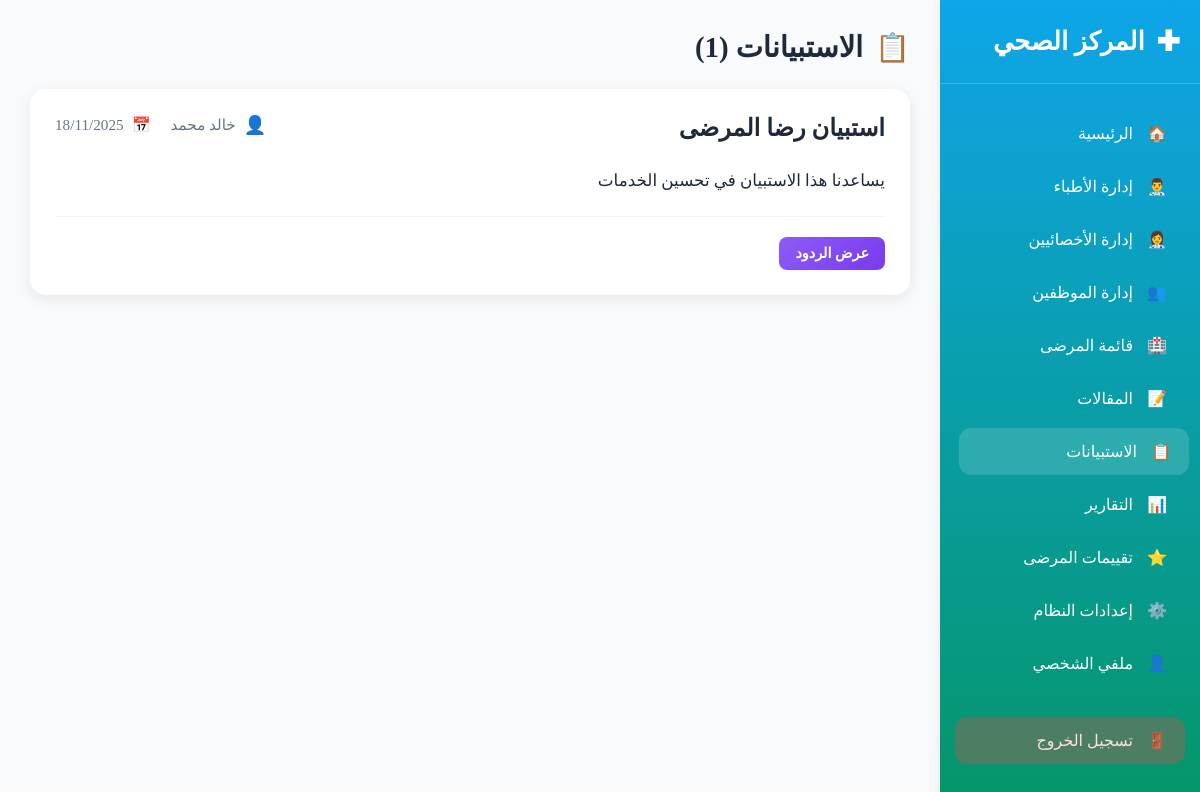
Page /admin/surveys.php (signed in) on the committed database.
### tables this page shows
CREATE TABLE `surveys` (
  `id` int NOT NULL,
  `title` varchar(255) NOT NULL,
  `description` text,
  `created_by` int NOT NULL,
  `created_at` timestamp NOT NULL DEFAULT CURRENT_TIMESTAMP
);

CREATE TABLE `staff` (
  `id` int NOT NULL,
  `full_name` varchar(100) NOT NULL,
  `email` varchar(100) NOT NULL,
  `phone` varchar(20) DEFAULT NULL,
  `position` varchar(100) NOT NULL,
  `status` enum('active','suspended') DEFAULT 'active',
  `created_at` timestamp NOT NULL DEFAULT CURRENT_TIMESTAMP,
  `updated_at` timestamp NOT NULL DEFAULT CURRENT_TIMESTAMP ON UPDATE CURRENT_TIMESTAMP
);

### admin/surveys.php (the view, shortened to what this page needs)
<?php
$database = new Database();
$conn = $database->getConnection();
$stmt = $conn->query("
    SELECT s.id, s.title, s.description, s.created_at, st.full_name as creator_name
    FROM surveys s
    JOIN staff st ON s.created_by = st.id  -- ربط الاستبيانات مع جدول الموظفين عبر معرف الموظف
    ORDER BY s.created_at DESC  -- ترتيب الاستبيانات بناءً على تاريخ الإنشاء من الأحدث إلى الأقدم
");
$surveys = $stmt->fetchAll(PDO::FETCH_ASSOC);
?>
<!DOCTYPE html>
<html lang="ar" dir="rtl">
<head>
    <?php include 'includes/sidebar.php' ?>
</head>
<body>
    <div class="main-content">
        <div class="page-header">
            <h1 class="page-title">
                <span class="icon">📋</span>
                الاستبيانات (<?= count($surveys) ?>)
            </h1>
        </div>
        <?php if (count($surveys) > 0): ?>
            <?php foreach ($surveys as $survey): ?>
            <div class="survey-card">
                <div class="survey-header">
                    <h2 class="survey-title"><?= htmlspecialchars($survey['title']) ?></h2>
                    <div class="survey-meta">
                        <div class="creator">
                            <span class="creator-icon">👤</span>
                            <?= htmlspecialchars($survey['creator_name']) ?>
                        </div>
                        <div class="date">
                            <span class="date-icon">📅</span>
                            <?= date('d/m/Y', strtotime($survey['created_at'])) ?>
                        </div>
                    </div>
                </div>
                <div class="survey-description">
                    <?= nl2br(htmlspecialchars($survey['description'])) ?>
                </div>
                <a href="view_responses.php?survey_id=<?= $survey['id'] ?>" class="view-responses">عرض الردود</a>
            </div>
            <?php endforeach; ?>
        <?php endif; ?>
    </div>
</body>
</html>

### admin/surveys.php (style rules this page uses)
* { margin: 0; padding: 0; box-sizing: border-box; }
.main-content { margin-right: 260px; padding: 30px; }
.page-header { display: flex; justify-content: space-between; align-items: center; margin-bottom: 25px; flex-wrap: wrap; gap: 15px; }
.page-title { font-size: 1.8rem; font-weight: 700; color: var(--text-color); display: flex; align-items: center; gap: 12px; }
.page-title .icon { font-size: 28px; }
.survey-card { background: var(--card-bg); border-radius: 16px; padding: 25px; margin-bottom: 25px; box-shadow: 0 4px 15px var(--card-shadow); }
.survey-header { display: flex; justify-content: space-between; align-items: flex-start; margin-bottom: 15px; flex-wrap: wrap; gap: 15px; }
.survey-title { font-size: 1.5rem; font-weight: 700; color: var(--text-color); margin-bottom: 10px; }
.survey-meta { display: flex; align-items: center; gap: 20px; color: var(--muted-text); font-size: 0.95rem; }
.creator { display: flex; align-items: center; gap: 8px; }
.creator-icon { color: #0ea5e9; font-size: 18px; }
.date { display: flex; align-items: center; gap: 8px; }
.date-icon { color: var(--muted-text); }
.survey-description { line-height: 1.7; color: var(--text-color); font-size: 1.05rem; margin-bottom: 20px; padding-bottom: 20px; border-bottom: 1px solid var(--border-color); }
.view-responses { padding: 8px 16px; border-radius: 8px; color: white; text-decoration: none; font-size: 0.9rem; font-weight: 600; display: inline-flex; align-items: center; gap: 8px; background: linear-gradient(135deg, #8b5cf6, #7c3aed); }

### admin/includes/theme_logic.php (style rules this page uses)
:root { --bg-color: #f8fafc; --text-color: #1e293b; --card-bg: white; --card-shadow: rgba(0,0,0,0.08); --header-bg: white; --header-shadow: rgba(0,0,0,0.08); --sidebar-bg: linear-gradient(180deg, #0ea5e9 0%, #059669 100%); --sidebar-text: white; --border-color: #f1f5f9; --muted-text: #64748b; --stat-title-color: #64748b; --toggle-bg: #e2e8f0; --toggle-thumb: white; --department-active: #dcfce7; --department-inactive: #fee2e2; --department-active-text: #166534; --department-inactive-text: #dc2626; }
body { background-color: var(--bg-color); color: var(--text-color); transition: background-color 0.3s ease, color 0.3s ease; }

### rows in the picture
surveys: title "استبيان رضا المرضى", created_by.full_name "خالد محمد", created_at "18/11/2025", description "يساعدنا هذا الاستبيان في تحسين الخدمات"

### other values in the picture
count($surveys) "1"
